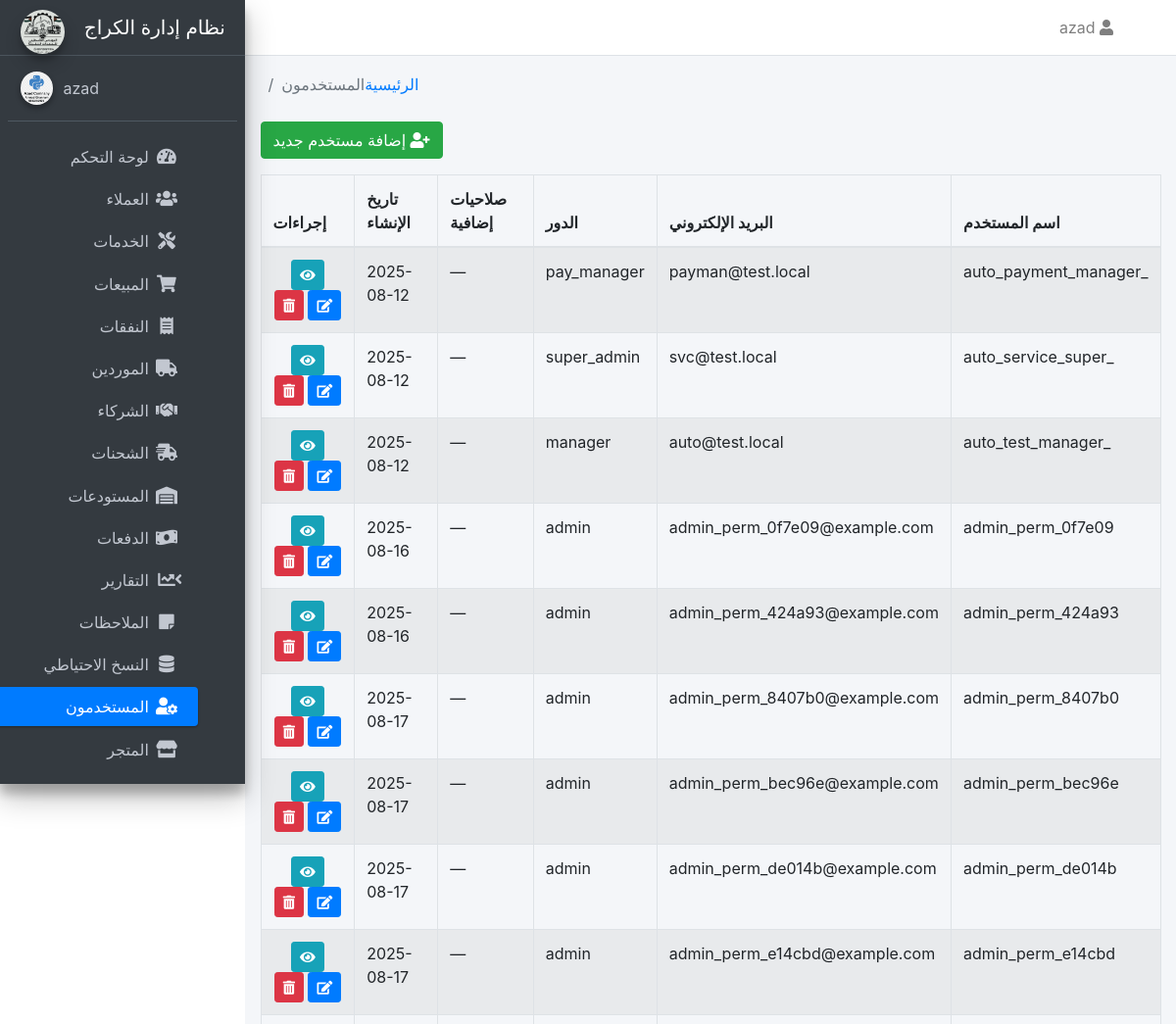
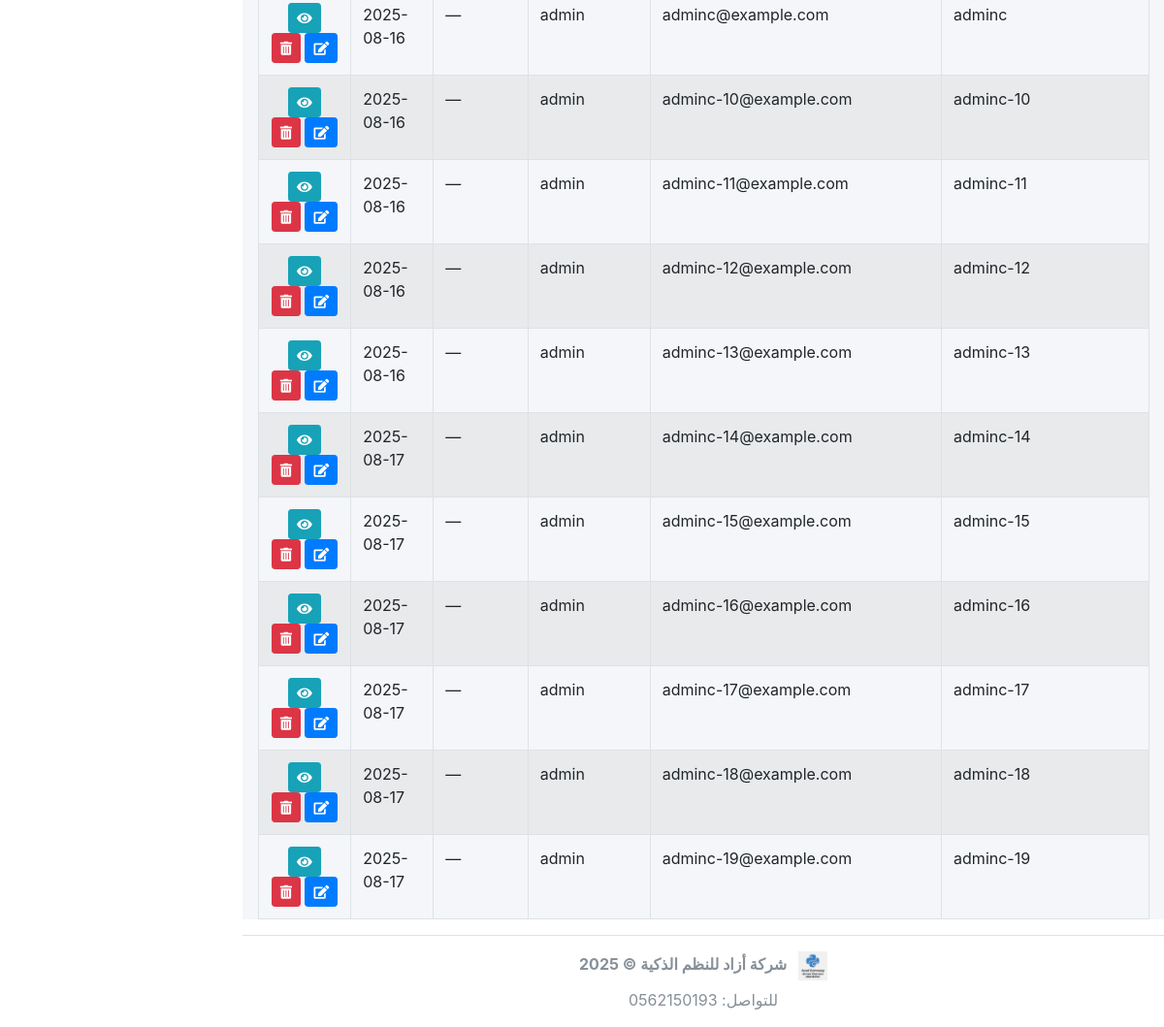
Page /users/ (signed in) on the earlier database version (2 pictures, top to bottom).
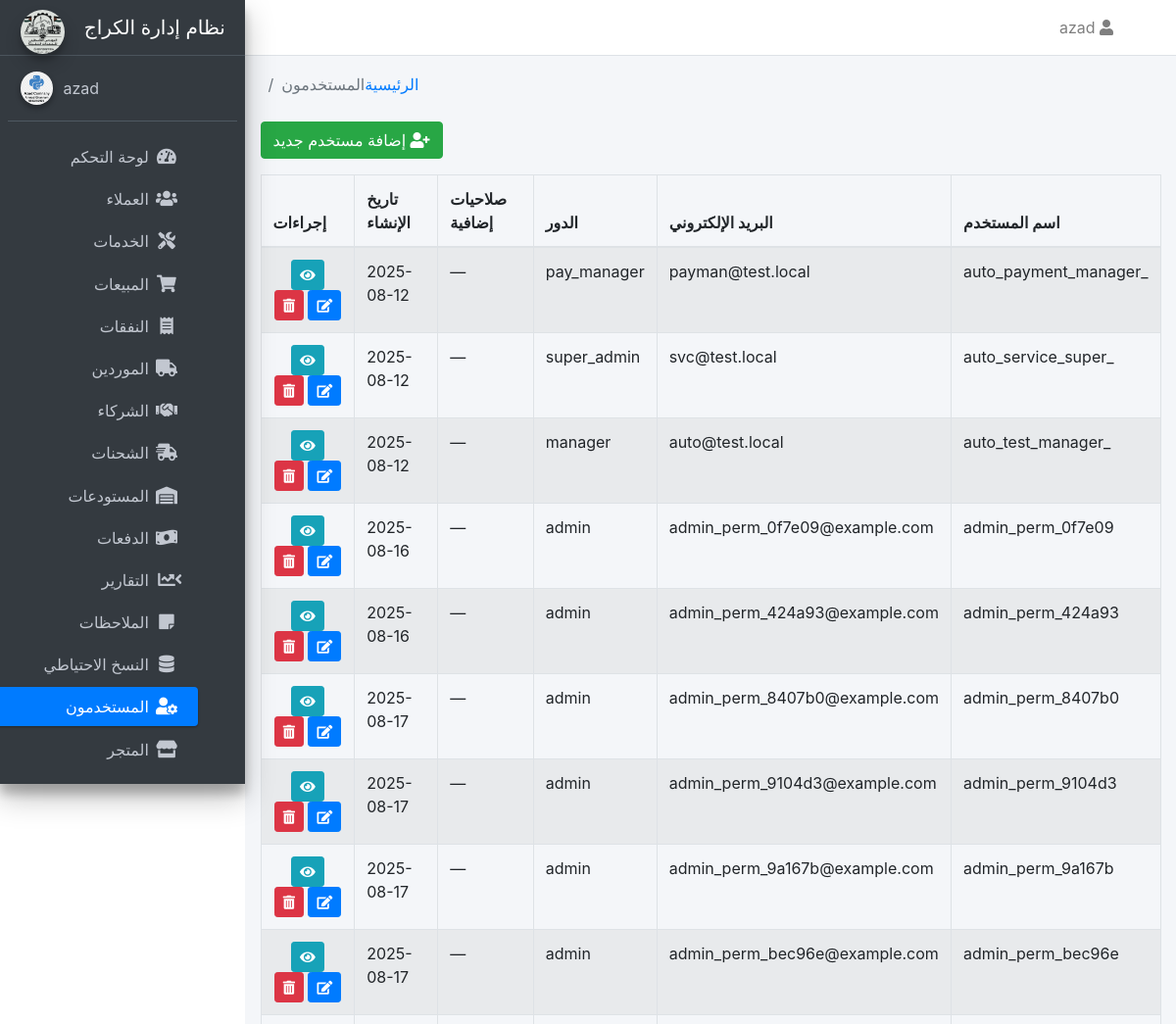
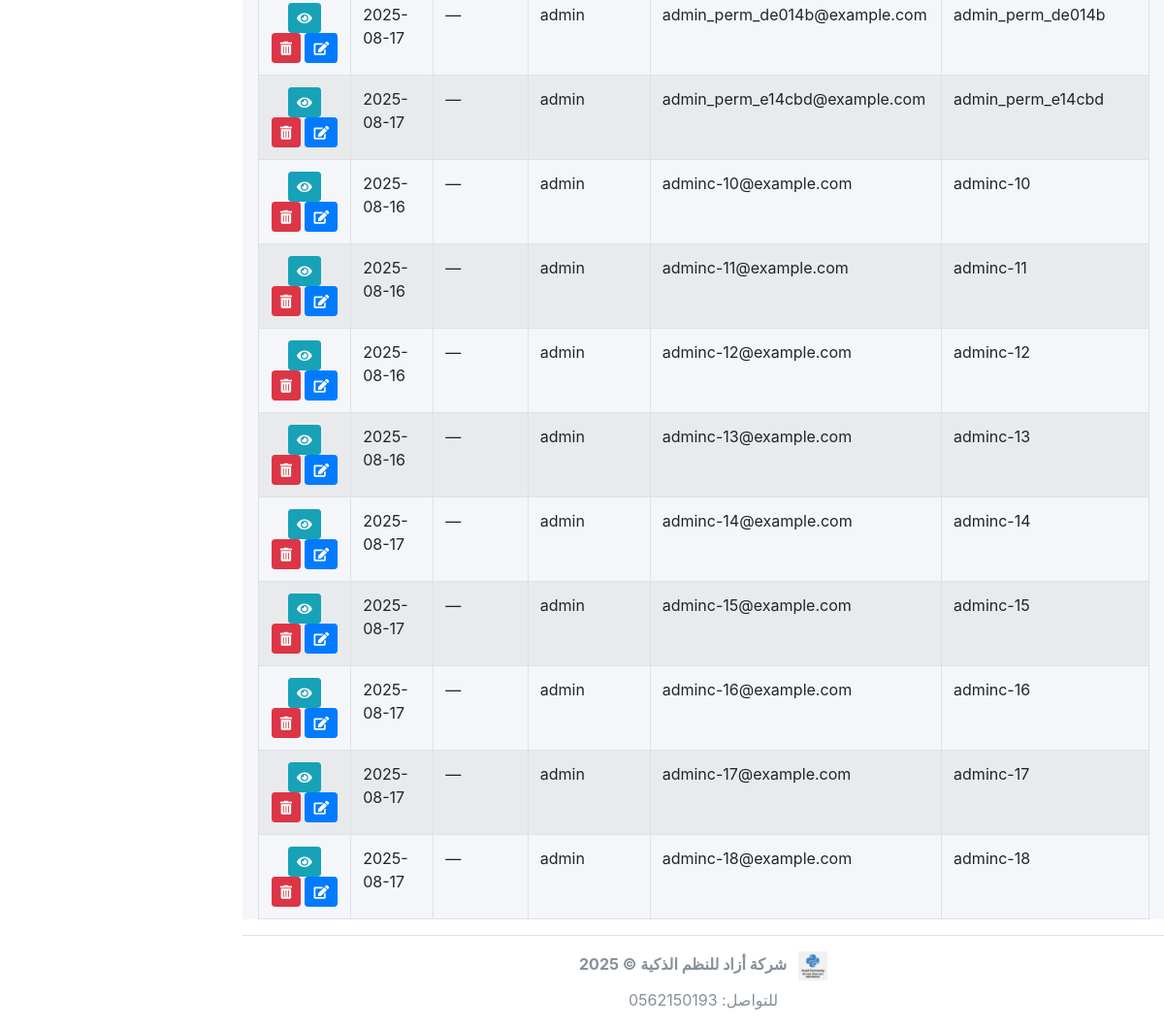
Same page on the later database version (2 pictures, top to bottom).
### models.py (models this page shows, shortened)
class TimestampMixin:
    created_at = db.Column(db.DateTime, default=datetime.utcnow, nullable=False)
    updated_at = db.Column(db.DateTime, default=datetime.utcnow, onupdate=datetime.utcnow, nullable=False)

class User(db.Model, UserMixin, TimestampMixin):
    __tablename__ = "users"
    id = db.Column(db.Integer, primary_key=True)
    username = db.Column(db.String(50), unique=True, nullable=False)
    email = db.Column(db.String(120), unique=True, nullable=False)
    password_hash = db.Column(db.String(128), nullable=False)
    role_id = db.Column(db.Integer, db.ForeignKey("roles.id"))
    is_active = db.Column(db.Boolean, default=True)
    last_login = db.Column(db.DateTime)
    role = db.relationship("Role", backref="users")
    extra_permissions = db.relationship(
        "Permission",
        secondary=user_permissions,
        backref=db.backref("users_extra", lazy="dynamic"),
        lazy="dynamic",
    )
    service_requests = db.relationship("ServiceRequest", back_populates="mechanic", lazy="dynamic")
    sales = db.relationship("Sale", back_populates="seller", cascade="all, delete-orphan")
    def has_permission(self, name: str) -> bool:
        target = (name or "").strip().lower()
        if not target:
            return False
        role_name = (getattr(self.role, "name", "") or "").strip().lower()
        if role_name in SUPER_ROLES:
            return True

class Role(db.Model):
    __tablename__ = "roles"
    id = db.Column(db.Integer, primary_key=True)
    name = db.Column(db.String(50), unique=True, nullable=False)
    description = db.Column(db.String(200))
    is_default = db.Column(db.Boolean, default=False)
    permissions = db.relationship(
        "Permission",
        secondary=role_permissions,
        lazy="selectin",
        backref=db.backref("roles", lazy="selectin"),
    )

### routes/users.py (the view, shortened to what this page needs)
@users_bp.route("/", methods=["GET"], endpoint="list_users")
@login_required
@permission_required("manage_users")
def list_users():
    q = User.query.options(joinedload(User.role))
    term = request.args.get("search", "")
    if term:
        like = f"%{term}%"
        q = q.filter((User.username.ilike(like)) | (User.email.ilike(like)))
    page = request.args.get("page", 1, type=int)
    per_page = request.args.get("per_page", 20, type=int)
    pagination = q.order_by(User.username).paginate(page=page, per_page=per_page, error_out=False)
    users = pagination.items
    args = request.args.to_dict(flat=True)
    args.pop("page", None)
    return render_template("users/list.html", users=users, pagination=pagination, search=term, args=args)

### app.py (called while the page is built, shortened)
@login_manager.user_loader
def load_user(user_id):
    from sqlalchemy.orm import joinedload, lazyload
    from sqlalchemy import select
    uid_str = str(user_id or "").strip()
    try:
        ident = int(uid_str)
    except Exception:
        return None
    stmt_user = (
        select(User)
        .options(joinedload(User.role).joinedload(Role.permissions))
        .where(User.id == ident)
    )
    user = db.session.execute(stmt_user).unique().scalar_one_or_none()
    if user:
        return user
    stmt_cust = select(Customer).options(lazyload("*")).where(Customer.id == ident)
    return db.session.execute(stmt_cust).scalar_one_or_none()

### utils.py (called while the page is built, shortened)
def permission_required(*permission_names):
    base_needed = {str(p).strip().lower() for p in permission_names if p}
    def decorator(f):
        @wraps(f)
        def wrapped(*args, **kwargs):
            try:
                from flask import current_app as _ca
                cfg = getattr(_ca, "config", {})
            except Exception:
                cfg = {}
            if cfg.get("PERMISSION_DISABLED") or cfg.get("LOGIN_DISABLED"):
                return f(*args, **kwargs)
            try:
                role_name = str(
                    getattr(getattr(current_user, "role", None), "name", "")
                ).lower()
                if role_name in {r.lower() for r in _SUPER_ROLES}:
                    return f(*args, **kwargs)
            except Exception:
                pass
        return wrapped
    return decorator

### templates/users/list.html (shortened to what this page needs)
{% extends 'base.html' %}
{% block breadcrumb %}
<li class="breadcrumb-item">
  <a href="{{ url_for('main.dashboard') }}">الرئيسية</a>
</li>
<li class="breadcrumb-item active">المستخدمون</li>
{% endblock %}
{% block content %}
<div class="container-fluid">
  {% if current_user.has_permission('admin_access') %}
    <a href="{{ url_for('users_bp.create_user') }}" class="btn btn-success mb-3">
      <i class="fas fa-user-plus"></i> إضافة مستخدم جديد
    </a>
  {% endif %}
  <table id="users-table" class="table table-striped table-bordered">
    <thead>
      <tr>
        <th>اسم المستخدم</th>
        <th>البريد الإلكتروني</th>
        <th>الدور</th>
        <th>صلاحيات إضافية</th>
        <th>تاريخ الإنشاء</th>
        {% if current_user.has_permission('admin_access') %}
          <th>إجراءات</th>
        {% endif %}
      </tr>
    </thead>
    <tbody>
      {% for user in users %}
        <tr>
          <td>{{ user.username }}</td>
          <td>{{ user.email }}</td>
          <td>{{ user.role.name if user.role else '—' }}</td>
          <td>
            {% set perms = user.extra_permissions.all() %}
            {% if perms %}
              {{ perms | map(attribute='name') | join(', ') }}
            {% else %}
              —
            {% endif %}
          </td>
          <td>{{ user.created_at.strftime('%Y-%m-%d') }}</td>
          {% if current_user.has_permission('admin_access') %}
            <td class="text-center">
              <a href="{{ url_for('users_bp.user_detail', user_id=user.id) }}"
                 class="btn btn-sm btn-info" title="تفاصيل">
                <i class="fas fa-eye"></i>
              </a>
              <a href="{{ url_for('users_bp.edit_user', user_id=user.id) }}"
                 class="btn btn-sm btn-primary" title="تعديل">
                <i class="fas fa-edit"></i>
              </a>
              <form action="{{ url_for('users_bp.delete_user', user_id=user.id) }}"
                    method="post" class="d-inline"
                    onsubmit="return confirm('هل أنت متأكد من حذف هذا المستخدم؟');">
                <button type="submit" class="btn btn-sm btn-danger" title="حذف">
                  <i class="fas fa-trash-alt"></i>
                </button>
              </form>
            </td>
          {% endif %}
        </tr>
      {% endfor %}
    </tbody>
  </table>
</div>
{% endblock %}

### templates/base.html (shortened to what this page needs)
<!DOCTYPE html>
<html lang="ar" dir="rtl">
<head>
  <link rel="stylesheet" href="{{ url_for('static', filename='adminlte/css/adminlte.min.css') }}">
  <link rel="stylesheet" href="{{ url_for('static', filename='adminlte/plugins/fontawesome-free/css/all.min.css') }}">
  <link rel="stylesheet" href="{{ url_for('static', filename='adminlte/plugins/overlayScrollbars/css/OverlayScrollbars.min.css') }}">
</head>
<body class="hold-transition sidebar-mini layout-fixed">
<div class="wrapper">
  {% include 'partials/navbar.html' %}
  {% include 'partials/sidebar.html' %}
  <div class="content-wrapper">
    <div class="content-header">
      <div class="container-fluid">
        <div class="row mb-2">
          <div class="col-sm-6">
          </div>
          <div class="col-sm-6">
            <ol class="breadcrumb float-sm-left">
              {% block breadcrumb %}{% endblock %}
            </ol>
          </div>
        </div>
      </div>
    </div>
    <section class="content">
      {% block content %}{% endblock %}
    </section>
  </div>
  {% include 'partials/footer.html' %}
</div>
</body>
</html>

### templates/partials/navbar.html (shortened to what this page needs)
<nav class="main-header navbar navbar-expand navbar-white navbar-light">
  <ul class="navbar-nav ml-auto">
    <li class="nav-item dropdown">
      <a class="nav-link" data-toggle="dropdown" href="#">
        <i class="fas fa-user"></i>
        {{ current_user.username if current_user.is_authenticated else "ضيف" }}
      </a>
    </li>
  </ul>
</nav>

### templates/partials/sidebar.html (shortened to what this page needs)
<aside class="main-sidebar sidebar-dark-primary elevation-4" dir="rtl">
  <a href="{{ url_for('main.dashboard') }}" class="brand-link text-center">
    <img src="{{ url_for('static', filename='img/logo.png') }}"
         alt="Garage Logo"
         class="brand-image img-circle elevation-3"
         style="opacity:.9; max-height:45px;">
    <span class="brand-text font-weight-light d-block">نظام إدارة الكراج</span>
  </a>
  <div class="sidebar">
    <div class="user-panel mt-3 pb-3 mb-3 d-flex justify-content-end">
      <div class="info text-right">
        <a href="{{ url_for('users_bp.profile') }}" class="d-block">
          {{ current_user.username if current_user.is_authenticated else "ضيف" }}
        </a>
      </div>
      <div class="image">
        <img src="{{ url_for('static', filename='img/azad_logo.png') }}"
             class="img-circle elevation-2"
             alt="User Image">
      </div>
    </div>
    <nav class="mt-2">
      <ul class="nav nav-pills nav-sidebar flex-column text-right"
          data-widget="treeview"
          role="menu"
          data-accordion="false">
        <li class="nav-item">
          <a href="{{ url_for('main.dashboard') }}"
             class="nav-link {% if request.endpoint == 'main.dashboard' %}active{% endif %}">
            <i class="nav-icon fas fa-tachometer-alt"></i>
            <p>لوحة التحكم</p>
          </a>
        </li>
        <li class="nav-item">
          <a href="{{ url_for('customers_bp.list_customers') }}"
             class="nav-link {% if request.blueprint == 'customers_bp' %}active{% endif %}">
            <i class="nav-icon fas fa-users"></i>
            <p>العملاء</p>
          </a>
        </li>
        <li class="nav-item">
          <a href="{{ url_for('service.list_requests') }}"
             class="nav-link {% if request.blueprint == 'service' %}active{% endif %}">
            <i class="nav-icon fas fa-tools"></i>
            <p>الخدمات</p>
          </a>
        </li>
        <li class="nav-item">
          <a href="{{ url_for('sales_bp.list_sales') }}"
             class="nav-link {% if request.blueprint == 'sales_bp' %}active{% endif %}">
            <i class="nav-icon fas fa-shopping-cart"></i>
            <p>المبيعات</p>
          </a>
        </li>
        <li class="nav-item">
          <a href="{{ url_for('expenses_bp.list_expenses') }}"
             class="nav-link {% if request.blueprint == 'expenses_bp' %}active{% endif %}">
            <i class="nav-icon fas fa-receipt"></i>
            <p>النفقات</p>
          </a>
        </li>
        <li class="nav-item">
          <a href="{{ url_for('vendors_bp.suppliers_list') }}"
             class="nav-link {% if request.blueprint == 'vendors_bp' %}active{% endif %}">
            <i class="nav-icon fas fa-truck"></i>
            <p>الموردين</p>
          </a>
        </li>
        <li class="nav-item">
          <a href="{{ url_for('vendors_bp.partners_list') }}"
             class="nav-link {% if request.blueprint == 'vendors_bp' %}active{% endif %}">
            <i class="nav-icon fas fa-handshake"></i>
            <p>الشركاء</p>
          </a>
        </li>
        <li class="nav-item">
          <a href="{{ url_for('shipments_bp.list_shipments') }}"
             class="nav-link {% if request.blueprint == 'shipments_bp' %}active{% endif %}">
            <i class="nav-icon fas fa-shipping-fast"></i>
            <p>الشحنات</p>
          </a>
        </li>
        <li class="nav-item">
          <a href="{{ url_for('warehouse_bp.list') }}"
             class="nav-link {% if request.blueprint == 'warehouse_bp' %}active{% endif %}">
            <i class="nav-icon fas fa-warehouse"></i>
            <p>المستودعات</p>
          </a>
        </li>
        <li class="nav-item">
          <a href="{{ url_for('payments.list_payments') }}"
             class="nav-link {% if request.blueprint == 'payments' %}active{% endif %}">
            <i class="nav-icon fas fa-money-bill-wave"></i>
            <p>الدفعات</p>
          </a>
        </li>
        {% set is_reports = (request.blueprint == 'reports_bp') %}
        <li class="nav-item has-treeview {% if is_reports %}menu-open{% endif %}">
          <a href="{{ url_for('reports_bp.universal') }}"
             class="nav-link {% if is_reports and request.endpoint == 'reports_bp.universal' %}active{% endif %}">
            <i class="nav-icon fas fa-chart-line"></i>
            <p>
              التقارير
              <i class="right fas fa-angle-left"></i>
            </p>
          </a>
        </li>
        <li class="nav-item">
          <a href="{{ url_for('notes_bp.list_notes') }}"
             class="nav-link {% if request.blueprint == 'notes_bp' %}active{% endif %}">
            <i class="nav-icon fas fa-sticky-note"></i>
            <p>الملاحظات</p>
          </a>
        </li>
        <li class="nav-item">
          <a href="{{ url_for('main.backup_db') }}"
             class="nav-link {% if request.endpoint in ['main.backup_db','main.restore_db'] %}active{% endif %}">
            <i class="nav-icon fas fa-database"></i>
            <p>النسخ الاحتياطي</p>
          </a>
        </li>
        <li class="nav-item">
          <a href="{{ url_for('users_bp.list_users') }}"
             class="nav-link {% if request.blueprint == 'users_bp' %}active{% endif %}">
            <i class="nav-icon fas fa-user-cog"></i>
            <p>المستخدمون</p>
          </a>
        </li>
        <li class="nav-item">
          <a href="{{ url_for('shop.catalog') }}"
             class="nav-link {% if request.blueprint == 'shop' %}active{% endif %}">
            <i class="nav-icon fas fa-store"></i>
            <p>المتجر</p>
          </a>
        </li>
      </ul>
    </nav>
  </div>
</aside>

### templates/partials/footer.html
<footer class="main-footer text-center" dir="rtl">
  <strong>
    <img src="{{ url_for('static', filename='img/azad_logo.png') }}"
         alt="Azad Logo"
         style="height:30px; vertical-align:middle; margin-left:8px;">
    شركة أزاد للنظم الذكية &copy; 2025
  </strong>
  <div class="float-none mt-2">
    للتواصل: 0562150193
  </div>
</footer>

Differences in the rows shown:
removed User: username "adminc", email "adminc@example.com", role "admin", created_at "2025-08-16"
no longer on this page (row unchanged): User: username "adminc-19", email "adminc-19@example.com", role "admin", created_at "2025-08-17"
added User: username "admin_perm_9104d3", email "admin_perm_9104d3@example.com", role "admin", created_at "2025-08-17"
added User: username "admin_perm_9a167b", email "admin_perm_9a167b@example.com", role "admin", created_at "2025-08-17"
